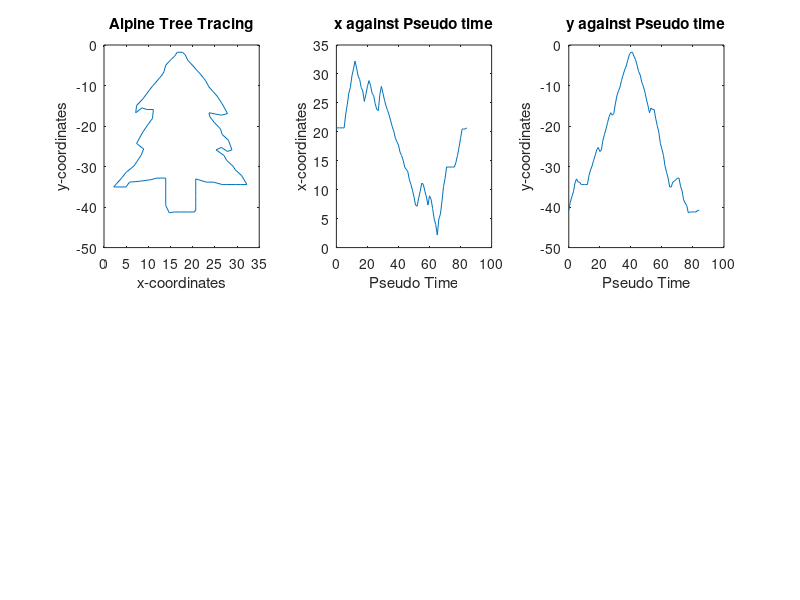

Source code (MATLAB):
clc
clear all
close all

%%Calling jpg file to trace geometry and obtain the coordinates%%

%  I = imread('images.jpg');
%  [BW, xi, yi] = roipoly(I); %returns the x- and y-coordinates of the polygon vertices in xi and yi.

%Copied coordinates from the above procdure%
x=[20.6848
   20.6848
   20.6848
   20.6848
   20.6848
   20.6848
   23.0735
   24.6659
   26.6564
   27.6517
   29.6422
   30.8365
   32.2299
   31.0355
   29.6422
   29.0450
   27.6517
   27.0545
   25.2630
   26.4573
   27.8507
   28.8460
   28.0498
   26.6564
   26.2583
   24.8649
   23.8697
   23.6706
   26.4573
   27.8507
   26.6564
   25.4621
   24.4668
   23.6706
   22.8744
   21.8791
   20.8839
   20.0877
   18.8934
   18.2962
   17.6991
   16.5047
   15.9076
   15.1114
   13.9171
   13.5190
   13.1209
   11.7275
   10.9313
    9.9360
    8.7417
    7.3483
    7.1493
    8.5427
    9.7370
   11.1303
   10.9313
    9.7370
    8.7417
    7.3483
    8.9408
    8.3436
    6.7512
    4.9597
    3.9645
    2.1730
    4.9597
    5.7559
    7.9455
   10.5332
   11.9265
   13.9171
   13.9171
   13.9171
   13.9171
   13.9171
   13.9171
   14.7133
   15.9076
   17.3009
   18.8934
   20.4858
   20.4858
   20.4858
   20.6848];

y=[-40.8081
  -38.8175
  -37.4242
  -36.2299
  -34.0403
  -33.0450
  -33.8412
  -33.8412
  -34.4384
  -34.4384
  -34.4384
  -34.4384
  -34.4384
  -32.2488
  -30.8555
  -29.8602
  -28.4668
  -27.2725
  -25.8791
  -25.2820
  -26.2773
  -25.8791
  -23.4905
  -22.0972
  -20.7038
  -19.1114
  -17.7180
  -16.7227
  -17.3199
  -16.9218
  -14.5332
  -12.5427
  -11.3483
  -10.3531
   -8.7607
   -7.3673
   -6.1730
   -5.1777
   -3.7844
   -2.3910
   -1.7938
   -1.7938
   -2.7891
   -3.5853
   -4.9787
   -6.5711
   -7.3673
   -9.1588
  -10.1540
  -11.5474
  -13.3389
  -14.9313
  -16.7227
  -15.5284
  -15.9265
  -15.9265
  -18.1161
  -19.9076
  -21.5000
  -24.2867
  -25.6801
  -27.2725
  -29.8602
  -31.4526
  -32.8460
  -35.0355
  -35.0355
  -33.8412
  -33.6422
  -33.2441
  -32.8460
  -32.8460
  -34.8365
  -36.0308
  -38.2204
  -39.0166
  -39.6137
  -41.4052
  -41.2062
  -41.2062
  -41.2062
  -41.2062
  -41.2062
  -40.8081
  -40.8081];

%Defining Pseudo Time Span
t=[0:1:length(x)-1]';
%Plots
subplot(231)
plot(x,y);%y=-y to correct the inverted image obtained by default
title('Alpine Tree Tracing')
xlabel('x-coordinates')
ylabel('y-coordinates')
subplot(232)
plot(t,x);
title('x against Pseudo time')
xlabel('Pseudo Time')
ylabel('x-coordinates')
subplot(233)
plot(t,y);
title('y against Pseudo time')
xlabel('Pseudo Time')
ylabel('y-coordinates')

% %X-Fourier Coefficients, for n=7 from Curve Fitting
%        a0 =       154.3;
%        a1 =     0.01341;
%        b1 =       11.35;
%        a2 =     0.07254;
%        b2 =      0.1954;
%        a3 =     -0.1179;
%        b3 =       1.145;
%        a4 =    -0.05841;
%        b4 =       2.357;
%        a5 =     0.07658;
%        b5 =     -0.1326;
%        a6 =    -0.06081;
%        b6 =       1.513;
%        a7 =    -0.2317;
%        b7 =       3.819;
%        w =      0.4189;
%        x=t;
%   ft= a0 + a1*cos(x*w) + b1*sin(x*w) + a2*cos(2*x*w) + b2*sin(2*x*w) + a3*cos(3*x*w) + b3*sin(3*x*w) + a4*cos(4*x*w) + b4*sin(4*x*w) + a5*cos(5*x*w) + b5*sin(5*x*w) + a6*cos(6*x*w) + b6*sin(6*x*w) + a7*cos(7*x*w) + b7*sin(7*x*w);
% X=ft;
% %Y-Fourier Coefficients, for n=7 from Curve Fitting
%        a0 =       146.7;
%        a1 =      -14.09;
%        b1 =     -0.5179;
%        a2 =      -1.629;
%        b2 =         0.1;
%        a3 =      -1.729;
%        b3 =      0.1386;
%        a4 =      -0.925;
%        b4 =    -0.01656;
%        a5 =      -2.068;
%        b5 =     -0.1326;
%        a6 =      0.5545;
%        b6 =     -0.1157;
%        a7 =       -4.77;
%        b7 =      0.0598;
%        w =      0.4189;
%  ft= a0 + a1*cos(x*w) + b1*sin(x*w) + a2*cos(2*x*w) + b2*sin(2*x*w) + a3*cos(3*x*w) + b3*sin(3*x*w) + a4*cos(4*x*w) + b4*sin(4*x*w) + a5*cos(5*x*w) + b5*sin(5*x*w) + a6*cos(6*x*w) + b6*sin(6*x*w) + a7*cos(7*x*w) + b7*sin(7*x*w);
% Y=-ft;
% subplot(234)
% plot(X,Y);
% title('Tree, n=7')
% xlabel('X-coordinates')
% ylabel('Y-coordinates')
% subplot(235)
% plot(t,X);
% title('X against Pseudo time')
% xlabel('Pseudo Time')
% ylabel('X-coordinates')
% subplot(236)
% plot(t,Y);
% title('Y against Pseudo time')
% xlabel('Pseudo Time')
% ylabel('Y-coordinates')
% 
%                
% 
% 
